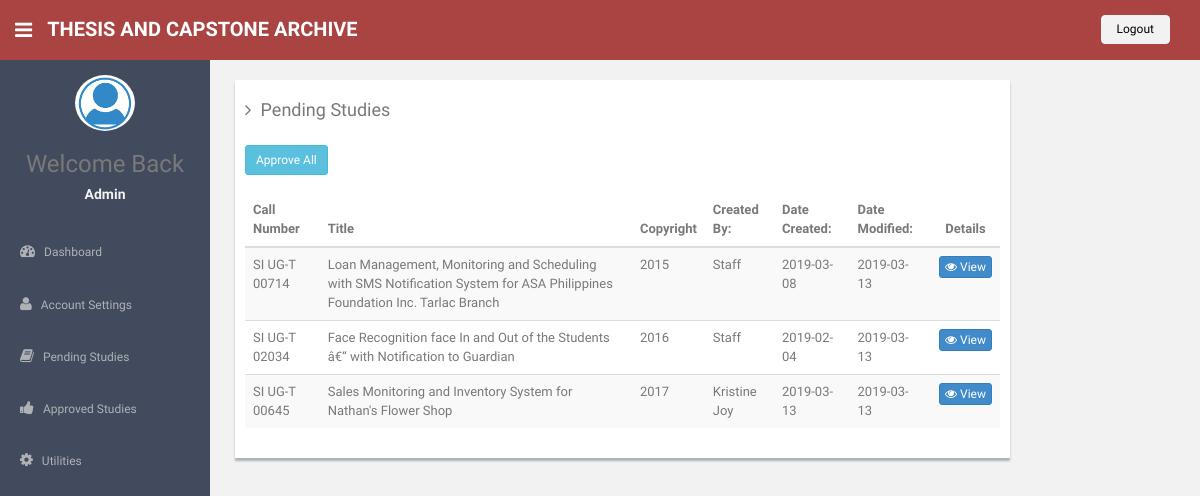
The page /adminapproval.php (signed in) on the database as committed earlier.
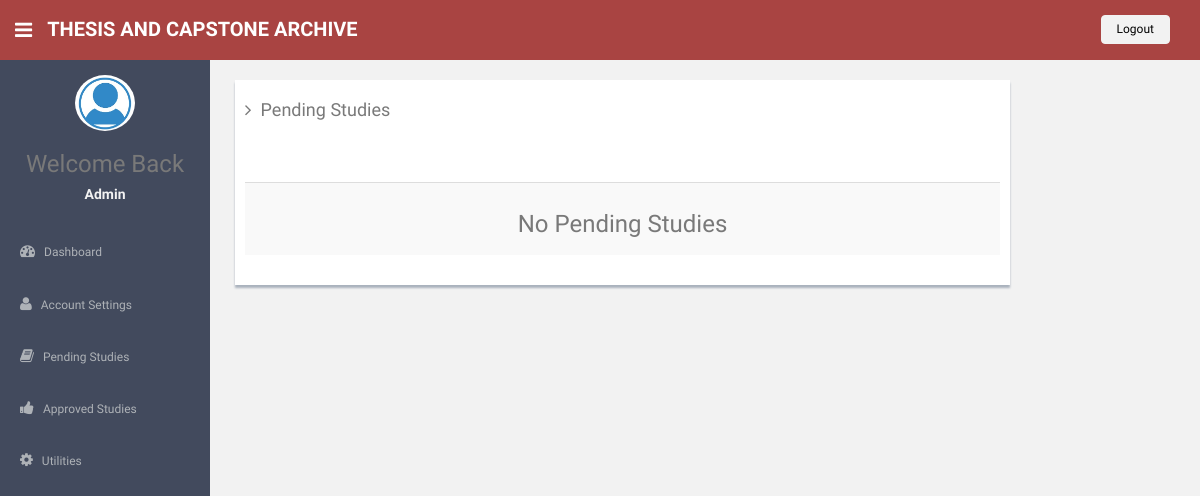
The same page on the database as committed later.
### tables this page shows
CREATE TABLE `tblthesis` (
  `tid` int(11) NOT NULL,
  `tcno` varchar(15) NOT NULL,
  `tcname` varchar(255) NOT NULL,
  `meta_tcname` varchar(255) NOT NULL,
  `Author` varchar(255) NOT NULL,
  `meta_Author` varchar(255) NOT NULL,
  `Course` int(3) NOT NULL,
  `Major` int(3) NOT NULL,
  `TYear` int(4) NOT NULL,
  `tags` varchar(255) NOT NULL,
  `meta_tags` varchar(255) NOT NULL,
  `adminApproval` varchar(8) NOT NULL,
  `creator_uid` int(11) NOT NULL,
  `date_created` date NOT NULL,
  `date_modify` date NOT NULL,
  `tcontent` text NOT NULL,
  `Note` varchar(255) DEFAULT NULL
);

CREATE TABLE `tbluser` (
  `uid` int(11) NOT NULL,
  `firstname` varchar(25) NOT NULL,
  `lastname` varchar(25) NOT NULL,
  `username` varchar(25) NOT NULL,
  `password` varchar(60) NOT NULL,
  `role` varchar(6) NOT NULL
);

### adminapproval.php (shortened to what this page needs)
<?php
include('./include/db.php');
include('./include/header.php');
?>
      <section id="main-content">
          <section class="wrapper">
              <div class="row mt">
                  <div class="col-md-10">
                      <div class="form-panel">
                          <table class="table table-striped table-advance table-hover">
	                  	  	   <h4 class="mb"><i class="fa fa-angle-right"></i>&ensp;Pending Studies</h4>
							  <?php
							  $sql1 = "SELECT * FROM tblthesis where adminapproval ='PENDING' ";
								$result1 = $conn->query($sql1);
								if ($result1->num_rows > 0){
								  $button = '<button type="button" class="btn btn-info btn-sm" data-toggle="modal" data-target="#myModal">Approve All</button>';
								}
								else{
									$button = '';
								}
								echo $button; ?>
							  <br/><br>
                              <?php
							  $sql2 = "SELECT * FROM tblthesis where adminapproval ='PENDING' ";
								$result2 = $conn->query($sql2);
								if ($result2->num_rows > 0){
								  $tableh = '<thead>
												<tr>
													<th>Call Number</th>
													<th>Title</th>
													<th>Copyright</th>
													<th>Created By:</th>
													<th>Date Created:</th>
													<th>Date Modified:</th>
													<th style="text-align:center">Details</th>
												</tr>
											</thead>';
								}
								else{
									$tableh = '';
								}
								echo $tableh; ?>
                              <tbody>
							  <?php
							  $sql = "SELECT * FROM tblthesis where adminapproval ='PENDING' ";
								$result = $conn->query($sql);
								if ($result->num_rows > 0) {
									while($row = $result->fetch_assoc()) {
										$tid =$row["tid"];
										$tcno=$row["tcno"];
										$tcname=$row["tcname"];
										$uid=$row["creator_uid"];
										$dtcreated=$row["TYear"];
										$date_created=$row["date_created"];
										$date_modified=$row["date_modify"];
									echo '<tr>';
									echo"<td>{$tcno}</td>";
									echo"<td>{$tcname}</td>";
									echo"<td>{$dtcreated}</td>";
									$sql4="SELECT * FROM tbluser where uid='{$uid}'";
										$result4= $conn->query($sql4);
										if ($result4->num_rows > 0){
											while($row4 = $result4->fetch_assoc()) {
												$cname=$row4["firstname"];
											echo"<td>{$cname}</td>";
											}
										}
										echo"<td>{$date_created}</td>";
										echo"<td>{$date_modified}</td>";
								    echo'<td>';
									 echo "<button class='btn btn-primary btn-xs' data-toggle='modal' data-target='#update{$tid}'>";
									 echo '<i class="fa fa-eye">';
									 echo '</i>';
									 echo' View </button>';
								   echo '</td>';
                              echo'</tr>';
									}
								}
								else{
									echo '<td colspan="4">';
									echo '<h3 style = "text-align:center;">No Pending Studies</h3>';
									echo '</td>';
								}
								?>
                              </tbody>
                          </table>
                      </div>
                  </div>
</div>
		</section>
      </section>
  <?php
  include ('./include/footer.php');
  ?>

Rows that differ between the two databases and show on the page:
removed tblthesis: tcno "SI UG-T 00714", tcname "Loan Management, Monitoring and Scheduling with SMS Notification System for ASA Philippines Foundation Inc. Tarlac Branch", TYear "2015", date_created "2019-03-08", date_modify "2019-03-13"
removed tbluser: firstname "Staff"
removed tblthesis: tcno "SI UG-T 02034", tcname "Face Recognition face In and Out of the Students â€“ with Notification to Guardian", TYear "2016", date_created "2019-02-04", date_modify "2019-03-13"
removed tblthesis: tcno "SI UG-T 00645", tcname "Sales Monitoring and Inventory System for Nathan's Flower Shop", TYear "2017", date_created "2019-03-13", date_modify "2019-03-13"
removed tbluser: firstname "Kristine Joy", shown under "SI UG-T 00645"
Other text that changed with them:
text no longer shown: "Approve All Call Number Title Copyright Created By: Date Created: Date Modified: Details"
text now shown: "No Pending Studies"
